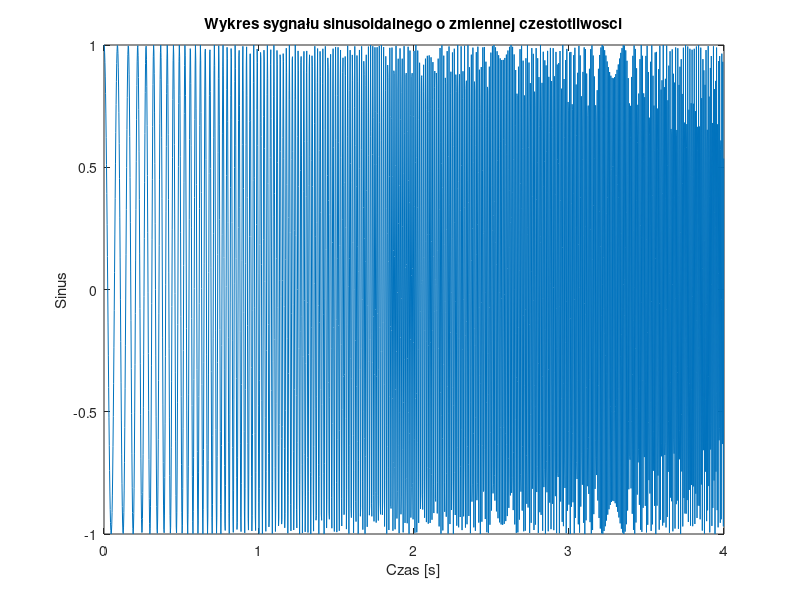

This chart was generated by the following MATLAB code:
clear all;
close all;

f0 = 10;
f1 = 150;
N = 2000;
fp = 500;
t = 0:1/fp:(N-1)/fp;
tk = (N-1)/fp;
x = chirp(t,f0,tk,f1);
plot(t,x);
title('Wykres sygnału sinusoidalnego o zmiennej czestotliwosci');
xlabel('Czas [s]');
ylabel('Sinus');